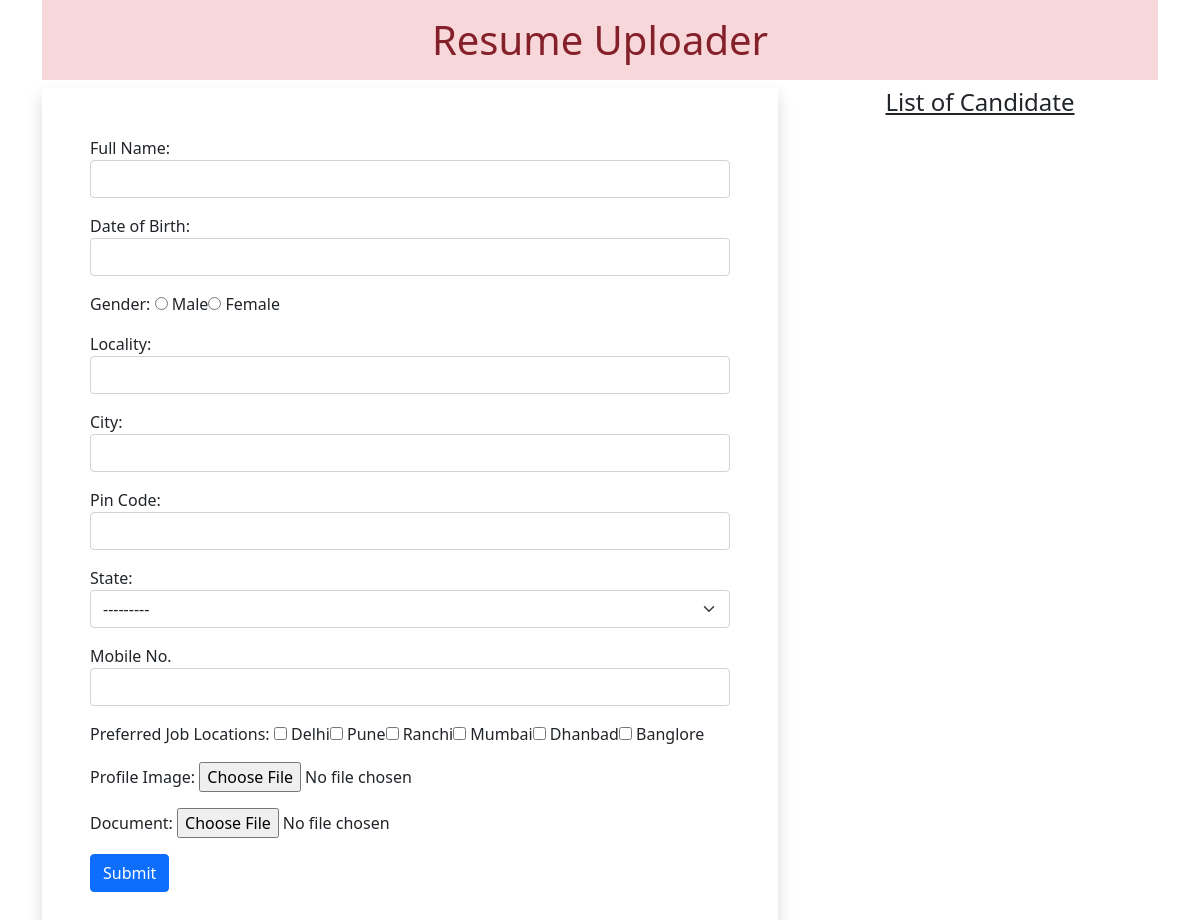
The app's page /myapp, older data.
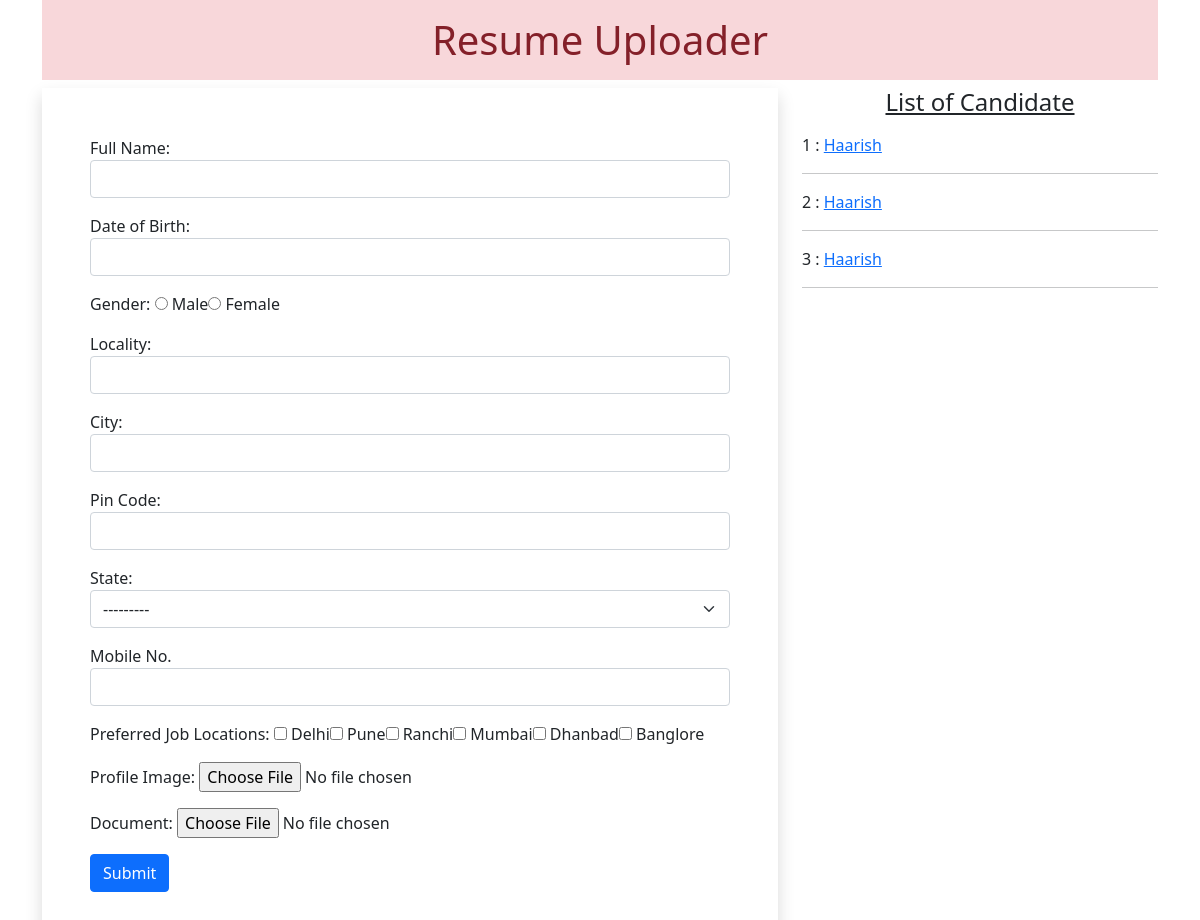
The same page, newer data.
### myapp/models.py (models this page shows)
class Resume(models.Model):
    name = models.CharField(max_length=100)
    dob = models.DateField(auto_now=False,auto_now_add=False)
    gender = models.CharField(max_length=100)
    locality = models.CharField(max_length=100)
    city = models.CharField(max_length=100)
    pin = models.PositiveIntegerField()
    state = models.CharField(choices=STATE_CHOICE,max_length=50)
    mobile = models.PositiveIntegerField()
    email = models.EmailField()
    job_city = models.CharField(max_length=50)
    profile_image = models.ImageField(upload_to='', blank=True)
    myfile = models.FileField(upload_to='', blank=True)

### myapp/views.py (the view, shortened to what this page needs)
# urls.py: path('myapp', views.HomeView.as_view(), name='home'),
class HomeView(View):
    def get(self,request):
        form = ResumeForm()
        candidates = Resume.objects.all()
        return render(request,'myapp/home.html',{'candidates':candidates, 'form':form})

### myapp/forms.py
class ResumeForm(forms.ModelForm):
    gender = forms.ChoiceField(choices=GENDER_CHOICES, widget=forms.RadioSelect)
    job_city = forms.MultipleChoiceField(label='Preferred Job Locations', choices=JOB_CITY_CHOICE, widget=forms.CheckboxSelectMultiple)
    class Meta:
        model = Resume
        fields = ['id','name','dob','gender','locality','city','pin','state','mobile','job_city','profile_image','myfile']
        labels = {'name':'Full Name', 'dob': 'Date of Birth', 'pin':'Pin Code', 'mobile':'Mobile No.', 'email':'Email ID', 'profile_image':'Profile Image', 'myfile':'Document'}
        widgets = {
            'name':forms.TextInput(attrs={'class':'form-control'}),
            'dob':forms.DateInput(attrs={'class':'form-control', 'id':'datepicker'}),
            'locality':forms.TextInput(attrs={'class':'form-control'}),
            'city':forms.TextInput(attrs={'class':'form-control'}),
            'pin':forms.NumberInput(attrs={'class':'form-control'}),
            'state':forms.Select(attrs={'class':'form-select'}),
            'mobile':forms.NumberInput(attrs={'class':'form-control'}),
            'email':forms.EmailInput(attrs={'class':'form-control'}),
        }

### myapp/templates/myapp/home.html (shortened to what this page needs)
<!DOCTYPE html>
{% load static %}
<html lang="en">
<head>
 <link href="https://cdn.jsdelivr.net/npm/bootstrap@5.0.0-beta2/dist/css/bootstrap.min.css" rel="stylesheet">
 <link rel="stylesheet" href="//code.jquery.com/ui/1.12.1/themes/base/jquery-ui.css">
 <link rel="stylesheet" href="{% static 'myapp/css/style.css' %}">
</head>
<body>
 <div class="container mb-5">
  <h1 class="alert-danger text-center p-3">Resume Uploader</h1>
  <div class="row">
   <div class="col-sm-8">
    <form action="" method="post" enctype="multipart/form-data" class="shadow p-5">
     {% for fm in form %}
       <div class="form-group mb-3">
       {{fm.label_tag}} {{fm}} <small class="text-danger">{{fm.errors|striptags}}</small>
       </div>
     {% endfor %}
     <input type="submit" value="Submit" class="btn btn-primary">
    </form>
   </div>
   <div class="col-sm-4">
    <h4 class="text-center mb-3"><u>List of Candidate</u></h4>
    {% for candidate in candidates %}
     {{candidate.id}} : <a href="{% url 'candidate' candidate.id %}">{{candidate.name}}</a>
     <hr>
    {% endfor %}
   </div>
  </div>
 </div>
</body>
</html>

### myapp/static/myapp/style.css (style rules this page uses)
#id_gender, #id_job_city { list-style-type: none; display: inline-flex; }

Row changes from the older to the newer data that the page shows:
added Resume: id "1", name "Haarish"
added Resume: id "2", name "Haarish"
added Resume: id "3", name "Haarish"
